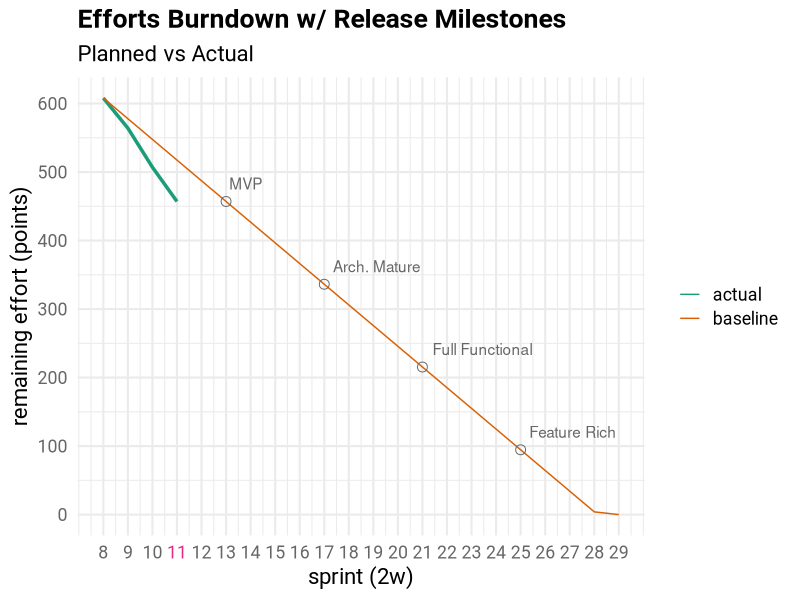
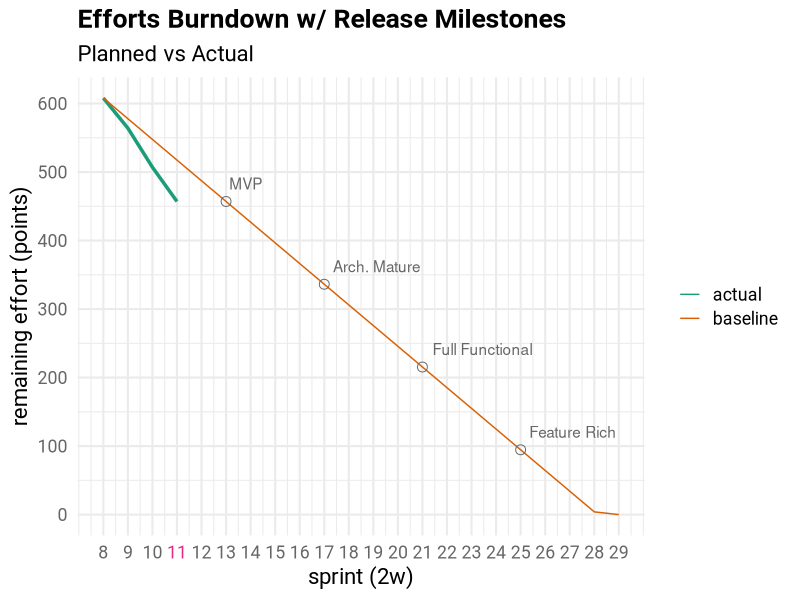

Write R code to recreate these figures, in order.
library(ggplot2); library(purrr); library(RColorBrewer);

ystep <- 100
guide_line_color <- '#c0c0c0'
guide_line_sz <- .2
curr_sprint <- 11
annotation_point_sz <- 3
lowlight_color <- brewer.pal(n = 8, name = 'Dark2')[8]
highlight_color <- brewer.pal(n = 8, name = 'Dark2')[4]
font <- 'Roboto'
font_sz <- 16

mid <- function(min, max, dist) {
    ceiling(min + (max - min) * dist)
}

dat <- read.csv('burndown.csv')
baseline <- data.frame(dat$Sprint, dat$Baseline, rep('baseline', dim(dat)[1]))
actual <- data.frame(dat$Sprint, dat$Actual, rep('actual', dim(dat)[1]))
actual <- subset(actual, ! is.na(dat.Actual))
head <- c('sprint', 'efforts', 'type')
names(baseline) <- head
names(actual) <- head
burndown <- rbind(baseline, actual)
baseline <- subset(burndown, burndown$type == 'baseline')

max_efforts <- max(burndown$efforts)
min_sprint <- min(burndown$sprint)
max_sprint <- max(burndown$sprint)
sprints_num <- nrow(baseline)
velocity <- max_efforts / (max_sprint - min_sprint)

key_sprints <- baseline[c(mid(1, sprints_num, .2)
                          , mid(1, sprints_num, .4)
                          , mid(1, sprints_num, .6)
                          , mid(1, sprints_num, .8)),]
key_sprints$name <- c('MVP'
                      , 'Arch. Mature'
                      , 'Full Functional'
                      , 'Feature Rich');
sprint_colors <- rep(lowlight_color, sprints_num)
sprint_colors[curr_sprint - min_sprint + 1] <- highlight_color

my_theme <- function() {
    theme_minimal(base_size = font_sz, base_family = font) +
        theme(legend.title = element_blank()) +
        theme(plot.title = element_text(vjust = 1.25, face = 'bold')) +
        theme(axis.text.x = element_text(color = sprint_colors)) +
        theme(axis.text.y = element_text(color = lowlight_color))
}

plot <- ggplot(burndown, aes(sprint, efforts)) +
    geom_line(aes(color = type, size = type != 'baseline')) +
    scale_color_brewer(palette = 'Dark2') +
    scale_x_continuous(limits = c(min_sprint, max_sprint),
        breaks = seq(min_sprint, max_sprint, by=1), name = 'sprint (2w)') +
    scale_y_continuous(limits = c(0, max_efforts)
        , breaks = seq(0, max_efforts, by=ystep)
        , name = 'remaining effort (points)') +
    scale_size_manual(values = c(0.5, 1.2), guide = FALSE) +
    geom_point(data = key_sprints, aes(sprint, efforts), shape = 1
               , size = annotation_point_sz
               , color = lowlight_color) +
    geom_text(data = key_sprints, aes(sprint, efforts, label = name)
              , color = lowlight_color
              , hjust = -.1, vjust = -1) +
    labs(title = 'Efforts Burndown w/ Release Milestones'
         , subtitle = 'Planned vs Actual') +
    my_theme()

ggsave(file = 'burndown.svg', width = 8, height = 5, units = 'in')
ggsave(file = 'burndown.png', width = 8, height = 5, units = 'in'
       , dpi = 96)
